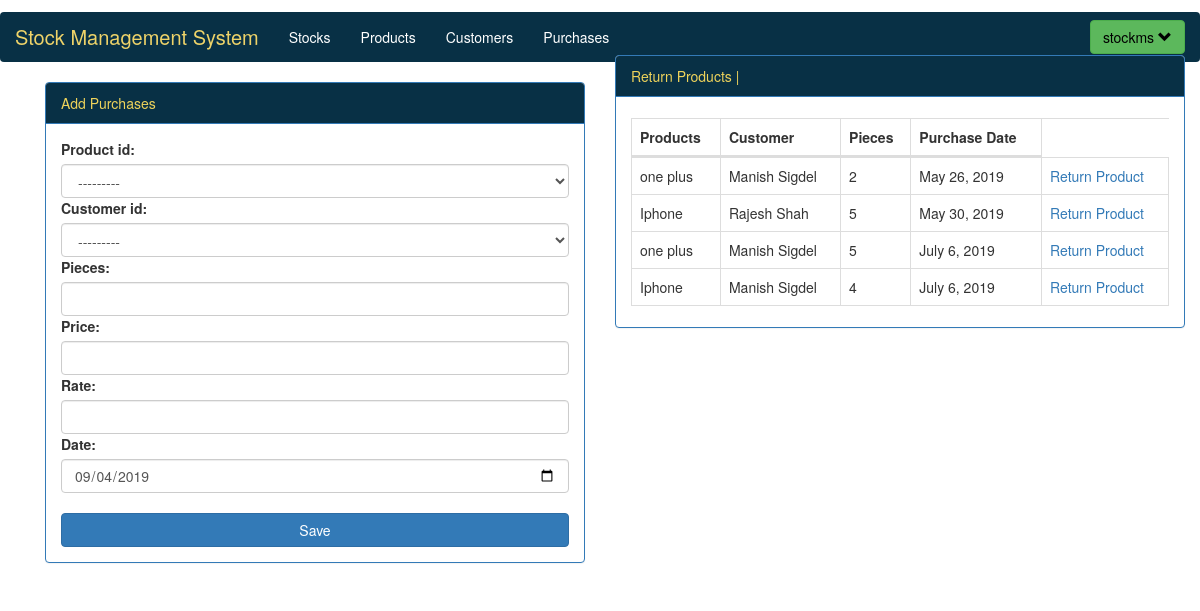
The app's page /dashboard/purchase (signed in) with its own data.
### purchase/models.py (models this page shows, shortened)
class Purchase(models.Model):
    product_id = models.ForeignKey(Product, on_delete=models.CASCADE)
    customer_id = models.ForeignKey(Customer, on_delete=models.CASCADE)
    pieces = models.PositiveIntegerField()
    price = models.FloatField(validators=[isPositive])
    rate = models.FloatField(validators=[isPositive])
    date = models.DateField(default=timezone.now)

### product/models.py (models this page shows)
class Product(models.Model):
    name = models.CharField(max_length=30)
    brand = models.CharField(max_length=30, null=True, blank=True)
    total_price = models.FloatField(validators=[isPositive])
    def __str__(self):
        return self.name

### customer/models.py (models this page shows)
class Customer(models.Model):
    name = models.CharField(max_length=30)
    contact = models.CharField(max_length=30)
    address = models.CharField(max_length=30)
    def __str__(self):
        return self.name

### stockms/views.py (the view, shortened to what this page needs)
# urls.py: path('dashboard/purchase', views.purchase, name='purchase'),
@login_required(login_url='login')
def purchase(request,):
    if request.method == 'GET':
        context = {
            'form': PurchaseForm(),
            'purchase': Purchase.objects.all(),
        }
        return render(request, 'purchase.html', context, )

### stockms/form.py
class PurchaseForm(forms.ModelForm):
    def __init__(self, *args, **kwargs):
        super(PurchaseForm, self).__init__(*args, **kwargs)
        self.fields['product_id'] = forms.ModelChoiceField(widget=forms.Select(attrs={'class': 'form-control'}),
                                                           queryset=Product.objects.all())
        self.fields['customer_id'] = forms.ModelChoiceField(widget=forms.Select(attrs={'class': 'form-control'}),
                                                            queryset=Customer.objects.all())
    pieces = forms.FloatField(widget=forms.TextInput(attrs={'class': 'form-control'}))
    price = forms.FloatField(widget=forms.TextInput(attrs={'class': 'form-control'}))
    rate = forms.FloatField(widget=forms.TextInput(attrs={'class': 'form-control', 'onclick': 'multiply()'}))
    date = forms.DateField(initial=datetime.date.today,
                           widget=forms.DateInput(attrs={'class': 'form-control', 'type': 'date'}))
    class Meta:
        model = Purchase
        fields = ['product_id', 'customer_id', 'pieces', 'price', 'rate', 'date']

### templates/purchase.html (shortened to what this page needs)
{% extends 'base/master.html' %}
{%load staticfiles%}
{% block 'content'%}
<div class="container">
    <div class="col-md-6">
        <div class="panel panel-primary">
            <div class="panel-heading"style="background-color:#083045; color:#eed35b; ">Add Purchases</div>
            <div class="panel-body">
                <form method="post" action="#" name="purchase" enctype="multipart/form-data">
                    {{form}}
                    <br>
                    <button type="submit" class="btn btn-primary" style="width:100%;">Save</button>
                </form>
            </div>
        </div>
    </div>
</div>
<div class="col-md-6" style="float:right;margin-top:-44%;">
        <div class="panel panel-primary">
            <div class="panel-heading" style="background-color:#083045; color:#eed35b; ">Return Products | {{year}}</div>
            <div class="panel-body">
 <table id="table_id" class="table table-striped table-bordered">
        <thead>
            <tr>
                <th>Products</th>
                <th>Customer</th>
                <th>Pieces</th>
                <th>Purchase Date</th>
            </tr>
        </thead>
        <tbody>
        {% for pr in purchase %}
            <tr>
                <td>{{pr.product_id}}</td>
                <td>{{pr.customer_id}}</td>
                <td>{{pr.pieces}}</td>
                <td>{{pr.date}}</td>
                <td><a href="#">Return Product</a> </td>
            </tr>
            {% endfor%}
        </tbody>
</table>
            </div>
        </div>
    </div>
{%endblock%}

### templates/base/master.html (shortened to what this page needs)
<!DOCTYPE html>
{%load staticfiles%}
<html lang="en">
<head>
    <link rel="stylesheet" href="{%static 'css/bootstrap.min.css'%}">
    <link rel="stylesheet" href="{%static 'css/style.css'%}">
    <link rel="stylesheet" href="https://ajax.googleapis.com/ajax/libs/jqueryui/1.11.4/themes/smoothness/jquery-ui.css">
    <link rel="stylesheet" type="text/css" href="https://cdn.datatables.net/1.10.19/css/dataTables.bootstrap4.min.css">
</head>
<body>
<nav class="navbar navbar-default"style="margin-top: 1%;">
  <div class="container-fluid">
    <div class="navbar-header">
        {% if request.user.is_authenticated %}
            <a class="navbar-brand" href="{% url 'index' %}" style="color:#eed369; font-size:20px;">Stock Management System</a>
        <ul class="nav navbar-nav" style="margin-left:0% !important">
        <li><a href="{%url 'stock'%}">Stocks </a></li>
        <li><a href="{% url 'product'%}">Products</a></li>
        <li><a href="{% url 'customer'%}" class="active">Customers</a></li>
        <li><a href="{% url 'purchase'%}">Purchases</a></li>
      </ul>
       {% else %}
      <a class="navbar-brand" href="#" style="color:#eed369;font-size:20px;">Stock Management System</a>
        {%endif%}
    </div>
    <div class="collapse navbar-collapse" id="bs-example-navbar-collapse-1">
      <ul class="nav navbar-nav navbar-right">
          {% if request.user.is_authenticated %}
          <div class="btn-group"style="margin-top: 8%;">
  <button type="button" class="btn btn-success dropdown-toggle" data-toggle="dropdown" aria-haspopup="true" aria-expanded="false" style="color:#000000;font-size:14px;">
    {{user}}
      <span class="glyphicon glyphicon-chevron-down" aria-hidden="true"></span>
  </button>
</div>
          {% else %}
        <button type="button" class="btn btn-default navbar-btn" onclick="location.href='{%url 'signup'%}';">Signup</button>
          <button type="button" class="btn btn-default navbar-btn" onclick="location.href='{%url 'login'%}';">Signin</button>
            {% endif%}
      </ul>
    </div>
  </div>
</nav>
{% block 'content' %}
{% endblock %}
</body>
</html>

### static/css/style.css (style rules this page uses)
body { padding:0px; margin:0px; }
.navbar { background-color:#083045 !important; border:0px; border-redius:0px; }
.navbar-nav>li>a { color:#fff !important; }

### records on screen
Purchase: product_id "one plus", customer_id "Manish Sigdel", pieces "2", date "May 26, 2019"
Purchase: product_id "Iphone", customer_id "Rajesh Shah", pieces "5", date "May 30, 2019"
Purchase: product_id "one plus", customer_id "Manish Sigdel", pieces "5", date "July 6, 2019"
Purchase: product_id "Iphone", customer_id "Manish Sigdel", pieces "4", date "July 6, 2019"

### other values on screen
{{ user }} "stockms"
